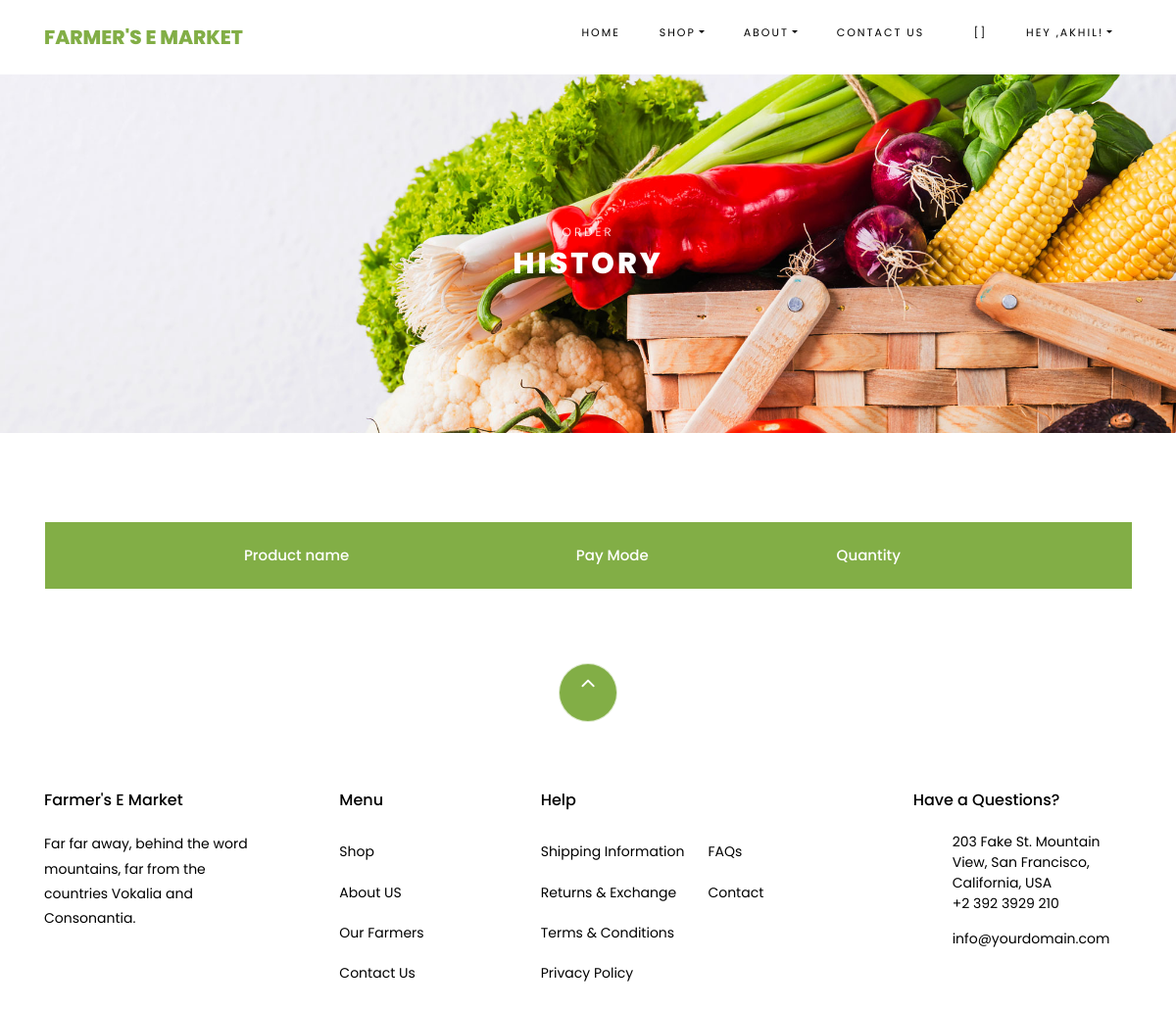
Before: /orderhistory (signed in) with the older database file.
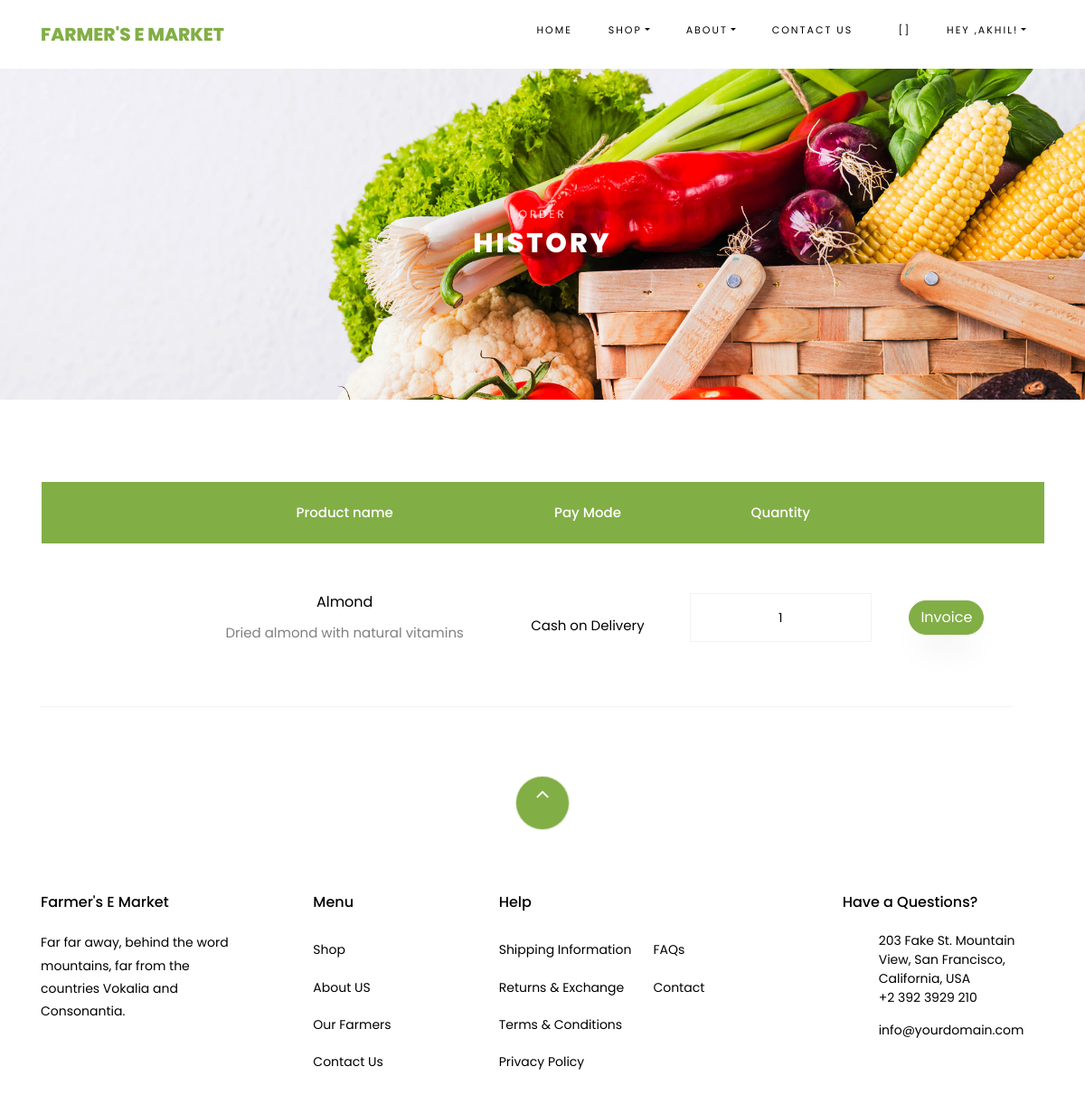
After: the same page with the newer database file.
### public/models.py (models this page shows)
class orderDetails(models.Model):
	userid = models.ForeignKey(User,default=None,on_delete=models.CASCADE)
	productid = models.ForeignKey(products,default=None,on_delete=models.CASCADE)
	quantity = models.IntegerField(default=1)
	date = models.DateTimeField(auto_now_add=True)
	address = models.TextField()
	status = models.BooleanField(default=False)
	paymode = models.CharField(max_length=20,default=None)

### farmers/models.py (models this page shows)
class products(models.Model):
	pname = models.CharField(max_length=100)
	ptype = models.CharField(max_length=10, choices=ptypes, default='Vegetables')
	description = models.TextField()
	stock = models.IntegerField()
	price  =models.IntegerField()
	img = ResizedImageField(size=[500, 400],crop=['middle', 'center'],upload_to='products/pics')
	offer = models.BooleanField(default=False)
	isactive = models.BooleanField(default=True)
	offerprice = models.IntegerField(blank=True,null=True)
	created_at = models.DateField(auto_now_add=True)
	owner = models.ForeignKey(User,default=None,on_delete=models.CASCADE)#for now to pass form validation,will remove later

### public/views.py (the view)
# urls.py: path('orderhistory', views.orderhistory,name='order_shistory'),
def orderhistory(request):
	if request.user.is_anonymous:
		return redirect('/')
	try:
		orderlist=orderDetails.objects.filter(userid_id=request.user,status=True)
	except orderlist.DoesNotExist:
		orderlist = None
	return render(request,"public/orderhistory.html",{'orderlist':orderlist})

### template/public/orderhistory.html
{% extends 'public/base.html' %}
{% load static %}
{% block content %}
    <div class="hero-wrap hero-bread" style="background-image: url('{% static 'public/images/bg_1.jpg' %}');">
      <div class="container">
        <div class="row no-gutters slider-text align-items-center justify-content-center">
          <div class="col-md-9 ftco-animate text-center">
          	<p class="breadcrumbs">Order</p>
            <h1 class="mb-0 bread">History</h1>
          </div>
        </div>
      </div>
    </div>
    <section class="ftco-section ftco-cart">
			<div class="container">
				<div class="row">
    			<div class="col-md-12 ftco-animate">
    				<div class="cart-list">
	    				<table class="table">
						    <thead class="thead-primary">
						      <tr class="text-center">
						         <th>&nbsp;</th>
						        <th>Product name</th>
						        <th>Pay Mode</th>
						        <th>Quantity</th>
						        <th>&nbsp;</th>
						        <th>&nbsp;</th>
						      </tr>
						    </thead>
						    <tbody>
						    	{% if orderlist %}
						    	{% for item in orderlist %}
						      <tr id="myElement" class="text-center">
						        <td class="image-prod"><a href="/product?id={{ item.productid.id }}"><div class="img" style="background-image:url({{ item.productid.img.url}});"></div></a></td>
						        <td class="product-name">
						        	<h3>{{ item.productid.pname }}</h3>
						        	<p>{{ item.productid.description }}</p>
						        </td>
						        <td class="price">{{ item.paymode }}</td>
						        <td class="quantity">
						        	<div class="input-group mb-3">
					             	<input type="text" name="quantity" class="quantity form-control input-number" value="{{ item.quantity }}" min="1" max="100" readonly>
					          	</div>
					          </td>
						         <td ><p><a href="/invoice?id={{ item.id }}" class=" btn btn-primary " data-id="{{ item.id }}">Invoice</a></p></td>
						      </tr>
						      {% endfor %}
						      {% endif %}
						    </tbody>
						  </table>
					  </div>
    			</div>
    		</div>
			</div>
		</section>
 {% endblock %}

Changed rows visible on the page:
added orderDetails: productid.pname "Almond", productid.description "Dried almond with natural vitamins", paymode "Cash on Delivery", quantity "1"
